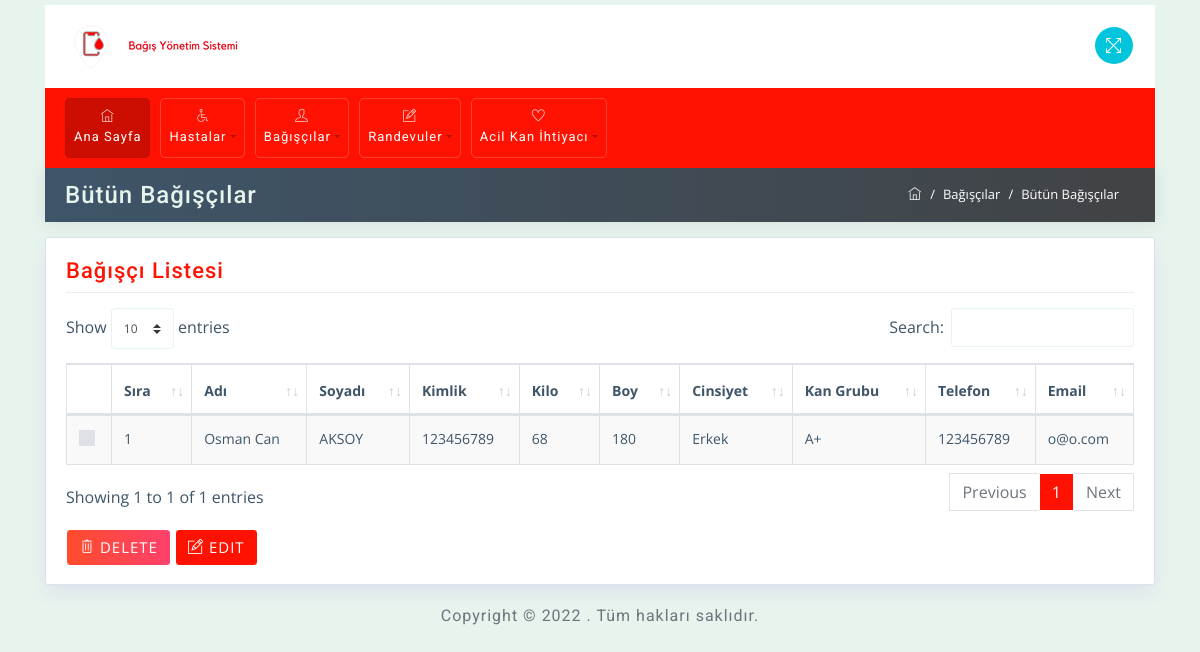
The page /donor/show on the database its author committed.
### app/models.py (models this page shows, shortened)
class Donor(models.Model):
    donor_id = models.AutoField(primary_key=True, editable=False)
    donor_name = models.CharField(max_length=25)
    donor_surname = models.CharField(max_length=25)
    id_number = models.CharField(max_length=11)
    date_of_birth = models.CharField(max_length=10)
    weight = models.IntegerField()
    height = models.IntegerField()
    gender = models.CharField(max_length=5)
    blood_type = models.CharField(max_length=3)
    phone = models.CharField(max_length=11)
    email = models.CharField(max_length=25)

### app/views.py (the view)
# urls.py: path('donor/show', views.SHOW_DONOR, name='show_donor'),
def SHOW_DONOR(request):
    if request.method=="POST":
        donor_id =request.POST.getlist('id[]')
        for id in donor_id:
            donor = Donor.objects.get(id=id)
            donor.delete()
        return render(request, 'donors/donors.html')
    donor = Donor.objects.filter().all()
    return render(request, 'donors/donors.html', {'donor' : donor})

### templates/donors/donors.html (shortened to what this page needs)
{% extends 'index.html' %} {% block content %}
<div class="container mt-0">
  <div class="row breadcrumb-bar">
    <div class="col-md-6">
      <h3 class="block-title">Bütün Bağışçılar</h3>
    </div>
    <div class="col-md-6">
      <ol class="breadcrumb">
        <li class="breadcrumb-item">
          <a href="/">
            <span class="ti-home" href="/index"></span>
          </a>
        </li>
        <li class="breadcrumb-item">Bağışçılar</li>
        <li class="breadcrumb-item active">Bütün Bağışçılar</li>
      </ol>
    </div>
  </div>
</div>
<div class="container">
  <div class="row">
    <div class="col-md-12">
      <div class="widget-area-2 proclinic-box-shadow">
        <h3 class="widget-title">Bağışçı Listesi</h3>
        <div class="table-responsive mb-3">
          <table id="tableId" class="table table-bordered table-striped">
            <thead>
              <tr>
                <th class="no-sort">
                  <div class="custom-control custom-checkbox"></div>
                </th>
                <th>Sıra</th>
                <th>Adı</th>
                <th>Soyadı</th>
                <th>Kimlik</th>
                <th>Kilo</th>
                <th>Boy</th>
                <th>Cinsiyet</th>
                <th>Kan Grubu</th>
                <th>Telefon</th>
                <th>Email</th>
              </tr>
            </thead>
            <tbody>
              {% csrf_token %} {% for item in donor %}
              <tr id="{{ item.donor_id }}">
                <td>
                  <div class="custom-control custom-checkbox">
                  </div>
                </td>
                <td>{{item.donor_id}}</td>
                <td>{{item.donor_name}}</td>
                <td>{{item.donor_surname}}</td>
                <td>{{item.id_number}}</td>
                <td>{{item.weight}}</td>
                <td>{{item.height}}</td>
                <td>{{item.gender}}</td>
                <td>{{item.blood_type}}</td>
                <td>{{item.phone}}</td>
                <td>{{item.email}}</td>
              </tr>
              {% endfor %}
            </tbody>
          </table>
          <button
            type="button"
            id="delete_btn"
            class="btn btn-danger mt-3 mb-0"
          >
            <span class="ti-trash"></span> DELETE
          </button>
          <button
            type="submit"
            id="edit_btn"
            class="btn btn-primary mt-3 mb-0"
            onclick="location.href='/patient/edit'"
          >
            <span class="ti-pencil-alt"></span> EDIT
          </button>
        </div>
      </div>
    </div>
  </div>
</div>
{% endblock %}

### static/css/styles.css (style rules this page uses)
body { font-family: 'Open Sans', sans-serif; background-color: #E7F3ED; color: #3e5569; }
h1, h2, h3, h4, h5, h6, span, .menu-nav { font-family: 'Roboto', sans-serif; letter-spacing: 1px; }
a, a:hover, a:focus { color: inherit; text-decoration: none; transition: all 0.3s; }
.breadcrumb { border-radius: 0; margin-bottom: 0; float: right; border-radius: 20px; background-color: transparent; }
.breadcrumb-bar { background: #3e5569; background: -webkit-linear-gradient(to left, #414345, #3e5569); background: linear-gradient(to left, #414345, #3e5569); margin-left: 0px !important; margin-right: 0px !important; padding: 5px 20px; -webkit-box-shadow: 0px 1px 15px 1px rgba(69,65,78,0.1); box-shadow: 0px 1px 15px 1px rgba(69,65,78,0.1); color: #fff; border: 0px solid; }
.breadcrumb-item { color: #ffffff; font-size: 13px; }
.breadcrumb-item.active { color: #ffffff; font-size: 13px; }
.breadcrumb-item+.breadcrumb-item::before { color: #ffffff; }
.breadcrumb-bar div[class*="col-"] { padding-right: 0px; padding-left: 0px; }
.table td, .table th { padding: .75rem; }
.proclinic-box-shadow { border-radius: 0; border: 0; -webkit-box-shadow: 0 0 0 1px #dce3ec, 0 8px 16px 0 #dce3ec; box-shadow: 0 0 0 1px #dce3ec, 0 8px 16px 0 #dce3ec; background: #fff; margin-top: 20px; }
div[class*="col-"] { padding-right: 6px; padding-left: 6px; }
.table-striped tbody tr:nth-of-type(odd) { background-color: rgba(61,79,90,.03); }
.table .custom-control.custom-checkbox { padding-left: 0; }
table.table tbody td, table.table thead th { font-size: 14px; }
table.dataTable th:first-child { width: 20px; }
h3.block-title { background: transparent; margin: 4px auto; color: #E7F3ED; }
.widget-area-2 { background: #fff; margin-top: 1rem; padding: 20px; padding-bottom: 2px; border-radius: 2px; }
.widget-title { font-size: 22px; padding-bottom: .5rem; margin-bottom: 15px; border-bottom: 1px solid #eeeeee; }
.btn { margin-bottom: 5px; font-size: 15px; letter-spacing: 1px; }
.btn-danger { background: #FF416C; background: -webkit-linear-gradient(to right, #FF4B2B, #FF416C); background: linear-gradient(to right, #FF4B2B, #FF416C); border-color: #fff; }
.block-title { -ms-flex: 1 1 auto; flex: 1 1 auto; min-height: 1.75rem; font-size: 1.5rem; line-height: 1.5; }

### static/css/red.css (style rules this page uses)
.btn-primary { background: #ff1201; background: -webkit-linear-gradient(to right, #ff1201, #ff1201); background: linear-gradient(to right, #ff1201, #ff1201); border-color: #ffffff; }
.widget-title { color: #ff1201; }

### static/css/responsive.css (style rules this page uses)
@media (min-width: 992px) { .row { margin-right: -5px; margin-left: -5px; } }

### rows shown on the page
Donor: donor_id "1", donor_name "Osman Can", donor_surname "AKSOY", id_number "123456789", weight "68", height "180", gender "Erkek", blood_type "A+", phone "123456789", email "o@o.com"
